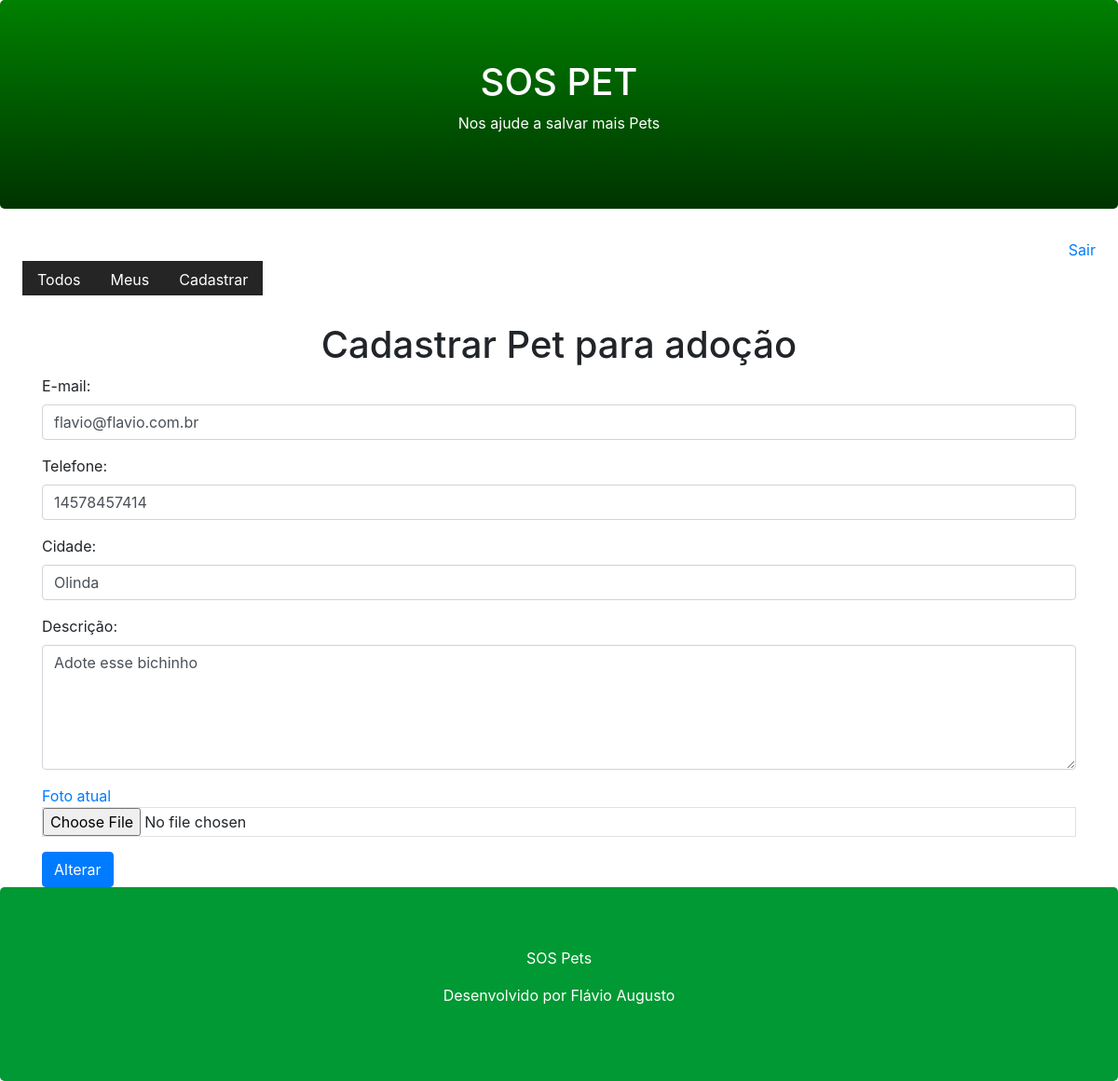
The app's page /pet/register/?id=2 (signed in) with its own data.
### core/models.py (models this page shows, shortened)
class Pet(models.Model):
    cidade = models.CharField(max_length=100)
    descricao = models.TextField()
    fone = models.CharField(max_length=11)
    email = models.EmailField()
    data_registro = models.DateTimeField(auto_now_add=True)
    foto = models.ImageField(upload_to='pet')
    ativo = models.BooleanField(default=True)
    usuario = models.ForeignKey(User, on_delete=models.CASCADE)
    class Meta:
        db_table = 'pet'

### core/views.py (the view)
# urls.py: path('pet/register/', views.register_pet),
@login_required(login_url='/login/')
def register_pet(request):
    pet_id = request.GET.get('id')
    if pet_id:
        pet = Pet.objects.get(id=pet_id)
        if pet.usuario == request.user:
            return render(request, 'register-pet.html', {'pet':pet})
    return render(request, 'register-pet.html')

### core/templates/register-pet.html (shortened to what this page needs)
{% extends "model-page.html" %}
{% block content %}
    <h1 class="text-center">Cadastrar Pet para adoção</h1>
    <form enctype="multipart/form-data" action="submit", method="POST">{% csrf_token %}
        <div class="container">
            <div class="form-group">
                <label for="email">E-mail:</label>
                <input class="form-control" name="email" type="text" value="{{ pet.email }}">
            </div>
            <div class="form-group">
                <label for="phone">Telefone:</label>
                <input class="form-control" name="phone" type="text" value="{{ pet.fone }}">
            </div>
            <div class="form-group">
                <label for="city">Cidade:</label>
                <input class="form-control" name="city" type="text" value="{{ pet.cidade }}">
            </div>
            <div class="form-group">
                <label for="description">Descrição:</label>
                <textarea class="form-control" name="description" rows="5">{{ pet.descricao }}</textarea>
            </div>
            <div class="form-group">
                <a href="/media/{{ pet.foto }}" target="blank">Foto atual</a>
                <input type="file" class="form-control-file border" name="file" accept="image/*">
            </div>
            <button type="submit" class="btn btn-primary">
                {% if pet %}
                    Alterar
                {% else %}
                    Cadastrar
                {% endif %}
            </button>
        </div>
    </form>
{% endblock %}

### records on screen
Pet: email "flavio@flavio.com.br", phone "14578457414", city "Olinda", description "Adote esse bichinho"
